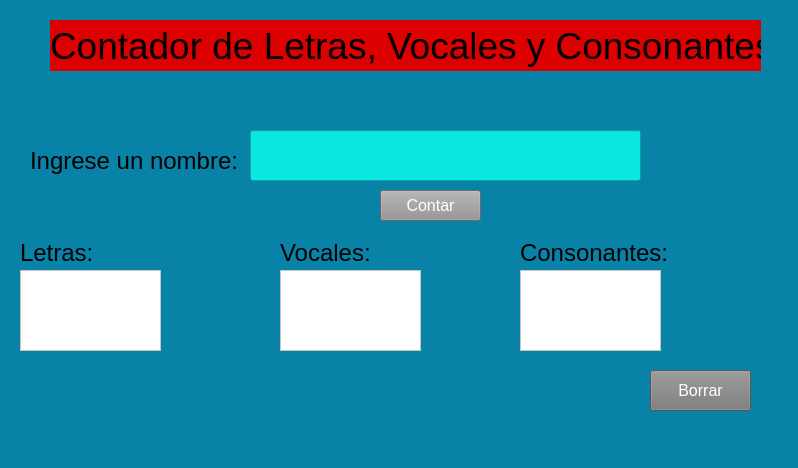
<?xml version="1.0" encoding="UTF-8"?>
<ui version="4.0">
 <class>MainWindow</class>
 <widget class="QMainWindow" name="MainWindow">
  <property name="geometry">
   <rect>
    <x>0</x>
    <y>0</y>
    <width>798</width>
    <height>468</height>
   </rect>
  </property>
  <property name="windowTitle">
   <string>MainWindow</string>
  </property>
  <property name="styleSheet">
   <string notr="true">background-color: rgb(9, 130, 167);</string>
  </property>
  <widget class="QWidget" name="centralwidget">
   <widget class="QLabel" name="label">
    <property name="geometry">
     <rect>
      <x>50</x>
      <y>20</y>
      <width>711</width>
      <height>51</height>
     </rect>
    </property>
    <property name="font">
     <font>
      <pointsize>28</pointsize>
     </font>
    </property>
    <property name="styleSheet">
     <string notr="true">background-color: rgb(220, 0, 0);</string>
    </property>
    <property name="text">
     <string>Contador de Letras, Vocales y Consonantes</string>
    </property>
   </widget>
   <widget class="QLabel" name="label_2">
    <property name="geometry">
     <rect>
      <x>30</x>
      <y>140</y>
      <width>221</width>
      <height>41</height>
     </rect>
    </property>
    <property name="font">
     <font>
      <pointsize>18</pointsize>
     </font>
    </property>
    <property name="styleSheet">
     <string notr="true"/>
    </property>
    <property name="text">
     <string>Ingrese un nombre: </string>
    </property>
   </widget>
   <widget class="QLineEdit" name="txtNombre">
    <property name="geometry">
     <rect>
      <x>250</x>
      <y>130</y>
      <width>391</width>
      <height>51</height>
     </rect>
    </property>
    <property name="font">
     <font>
      <pointsize>20</pointsize>
     </font>
    </property>
    <property name="styleSheet">
     <string notr="true">border-color: qlineargradient(spread:pad, x1:0, y1:0, x2:1, y2:0, stop:0 rgba(0, 0, 0, 255), stop:1 rgba(255, 255, 255, 255));
background-color: rgb(11, 232, 225);
border-color: rgb(255, 0, 0);</string>
    </property>
   </widget>
   <widget class="QLabel" name="label_3">
    <property name="geometry">
     <rect>
      <x>20</x>
      <y>240</y>
      <width>140</width>
      <height>25</height>
     </rect>
    </property>
    <property name="font">
     <font>
      <pointsize>18</pointsize>
     </font>
    </property>
    <property name="text">
     <string>Letras:</string>
    </property>
   </widget>
   <widget class="QLabel" name="label_4">
    <property name="geometry">
     <rect>
      <x>280</x>
      <y>240</y>
      <width>140</width>
      <height>25</height>
     </rect>
    </property>
    <property name="font">
     <font>
      <pointsize>18</pointsize>
     </font>
    </property>
    <property name="text">
     <string>Vocales:</string>
    </property>
   </widget>
   <widget class="QLabel" name="label_5">
    <property name="geometry">
     <rect>
      <x>520</x>
      <y>240</y>
      <width>151</width>
      <height>25</height>
     </rect>
    </property>
    <property name="font">
     <font>
      <pointsize>18</pointsize>
     </font>
    </property>
    <property name="text">
     <string>Consonantes:</string>
    </property>
   </widget>
   <widget class="QPlainTextEdit" name="txtLetras">
    <property name="geometry">
     <rect>
      <x>20</x>
      <y>270</y>
      <width>141</width>
      <height>81</height>
     </rect>
    </property>
    <property name="font">
     <font>
      <pointsize>18</pointsize>
     </font>
    </property>
    <property name="styleSheet">
     <string notr="true">background-color: rgb(255, 255, 255);</string>
    </property>
   </widget>
   <widget class="QPlainTextEdit" name="txtVocales">
    <property name="geometry">
     <rect>
      <x>280</x>
      <y>270</y>
      <width>141</width>
      <height>81</height>
     </rect>
    </property>
    <property name="font">
     <font>
      <pointsize>18</pointsize>
     </font>
    </property>
    <property name="styleSheet">
     <string notr="true">background-color: rgb(255, 255, 255);</string>
    </property>
   </widget>
   <widget class="QPlainTextEdit" name="txtConsonantes">
    <property name="geometry">
     <rect>
      <x>520</x>
      <y>270</y>
      <width>141</width>
      <height>81</height>
     </rect>
    </property>
    <property name="font">
     <font>
      <pointsize>18</pointsize>
     </font>
    </property>
    <property name="styleSheet">
     <string notr="true">background-color: rgb(255, 255, 255);</string>
    </property>
   </widget>
   <widget class="QPushButton" name="btnContar">
    <property name="geometry">
     <rect>
      <x>380</x>
      <y>190</y>
      <width>101</width>
      <height>31</height>
     </rect>
    </property>
    <property name="font">
     <font>
      <pointsize>12</pointsize>
     </font>
    </property>
    <property name="styleSheet">
     <string notr="true">background-color: rgb(148, 148, 148);
color: rgb(255, 255, 255);</string>
    </property>
    <property name="text">
     <string>Contar</string>
    </property>
   </widget>
   <widget class="QPushButton" name="btnBorrar">
    <property name="geometry">
     <rect>
      <x>650</x>
      <y>370</y>
      <width>101</width>
      <height>41</height>
     </rect>
    </property>
    <property name="font">
     <font>
      <pointsize>12</pointsize>
     </font>
    </property>
    <property name="styleSheet">
     <string notr="true">background-color: rgb(121, 121, 121);
color: rgb(255, 255, 255);</string>
    </property>
    <property name="text">
     <string>Borrar</string>
    </property>
   </widget>
  </widget>
  <widget class="QMenuBar" name="menubar">
   <property name="geometry">
    <rect>
     <x>0</x>
     <y>0</y>
     <width>798</width>
     <height>21</height>
    </rect>
   </property>
  </widget>
  <widget class="QStatusBar" name="statusbar"/>
 </widget>
 <resources/>
 <connections/>
</ui>
